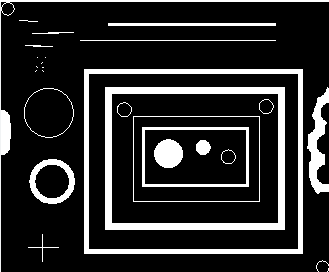
#> input picture ml/3.png, 329 x 272 px
$ jupyter execute ed.ipynb
#> lines starting #> are read from the running program, lines starting #| are printed output that depends on the picture
[cell 1]
import cv2
import numpy as np
import matplotlib.pyplot as plt
#Load image
i=cv2.imread('3.png')
#> i is the input picture: shape (272, 329, 3); mean B, G, R 42.2, 42.2, 42.2
# img= cv2.cvtColor(img, cv2.COLOR_BGR2GRAY)
img= cv2.bitwise_not(i)
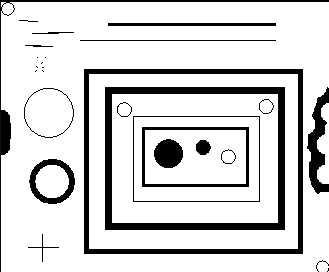
#> img: shape (272, 329, 3); mean B, G, R 212.8, 212.8, 212.8
k1=np.ones((3,3), np.uint8)
#Erosion
erosion=cv2.erode(i,k1,iterations=1)
#Dilation
dilation=cv2.dilate(i,k1, iterations=1)
#> `[cell 1] import cv2 import numpy as np import matplotlib.pyplot as plt..`:
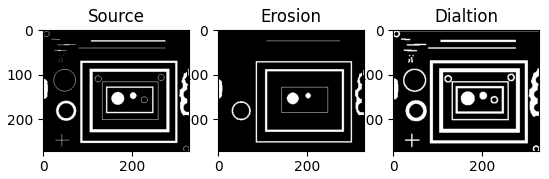
#> figure drawn by matplotlib, 3 panels; B, G, R data is drawn as R, G, B
plt.subplot(1,3,1), plt.imshow(i,cmap='gray'), plt.title('Source')
plt.subplot(1,3,2), plt.imshow(erosion, cmap='gray'), plt.title('Erosion')
plt.subplot(1,3,3), plt.imshow(dilation, cmap='gray'), plt.title('Dialtion')
# [5 lines of commented-out code are left out]

[cell 2]
import cv2
import numpy as np
import matplotlib.pyplot as plt
#Load image
img1=cv2.imread('2.png')
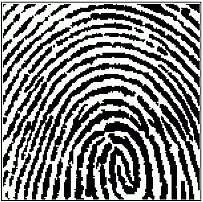
#> input picture ml/2.png, 203 x 202 px
#> img1 is the input picture: shape (202, 203, 3); mean B, G, R 132.2, 132.3, 132.2
# img= cv2.cvtColor(img, cv2.COLOR_BGR2GRAY)
i1= cv2.bitwise_not(img1)
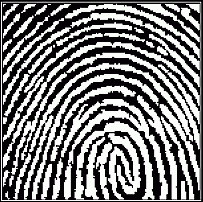
#> i1: shape (202, 203, 3); mean B, G, R 122.8, 122.7, 122.8
k1=np.ones((3,3), np.uint8)
#Erosion
erosion=cv2.erode(i1,k1,iterations=1)
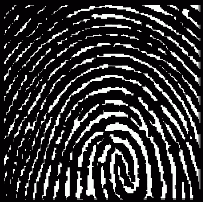
#> erosion: shape (202, 203, 3); mean B, G, R 52.9, 51.7, 52.9
#Dilation
dilation=cv2.dilate(i1,k1, iterations=1)
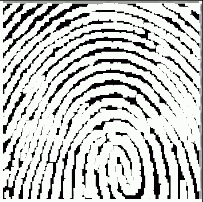
#> dilation: shape (202, 203, 3); mean B, G, R 195.6, 196.7, 195.6
plt.subplot(1,4,1), plt.imshow(i1,cmap='gray'), plt.title('inv')
plt.subplot(1,4,2), plt.imshow(img1,cmap='gray'), plt.title('Source')
plt.subplot(1,4,3), plt.imshow(erosion, cmap='gray'), plt.title('Erosion')
plt.subplot(1,4,4), plt.imshow(dilation, cmap='gray'), plt.title('Dialtion')
# [5 lines of commented-out code are left out]

[cell 3]
import cv2
import numpy as np
import matplotlib.pyplot as plt
#Load image
img1=cv2.imread('11.jpg')
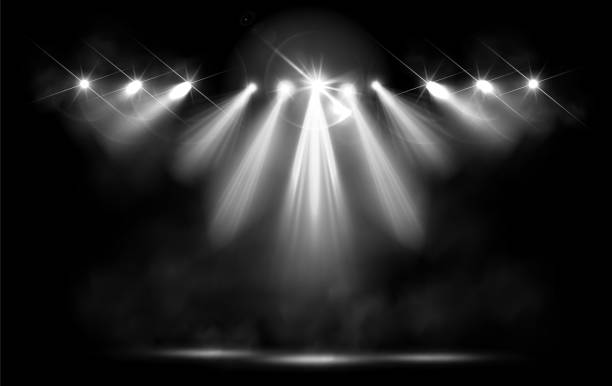
#> input picture ml/11.jpg, 612 x 386 px
#> img1 is the input picture: shape (386, 612, 3); min 0, max 255, mean 38.6
# img= cv2.cvtColor(img, cv2.COLOR_BGR2GRAY)
i1= cv2.bitwise_not(img1)
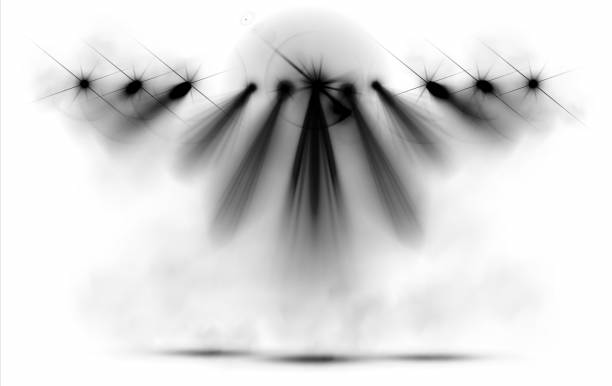
#> i1: shape (386, 612, 3); min 0, max 255, mean 216.4
k1=np.ones((3,3), np.uint8)
#Erosion
erosion=cv2.erode(i1,k1,iterations=1)
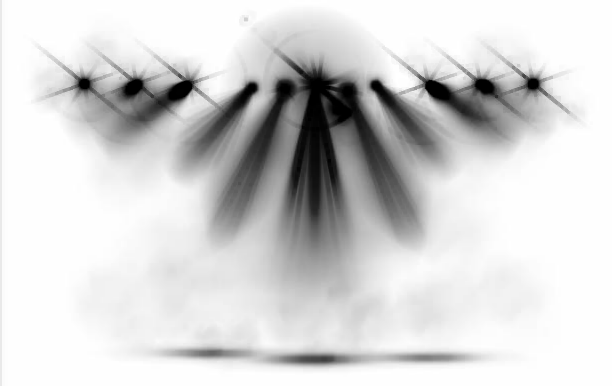
#> erosion: shape (386, 612, 3); min 0, max 255, mean 212.9
#Dilation
dilation=cv2.dilate(i1,k1, iterations=1)
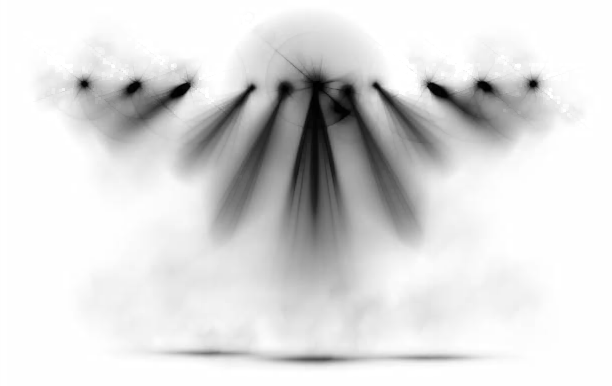
#> dilation: shape (386, 612, 3); min 0, max 255, mean 219.6
plt.subplot(1,4,1), plt.imshow(i1,cmap='gray'), plt.title('inv')
plt.subplot(1,4,2), plt.imshow(img1,cmap='gray'), plt.title('Source')
plt.subplot(1,4,3), plt.imshow(erosion, cmap='gray'), plt.title('Erosion')
plt.subplot(1,4,4), plt.imshow(dilation, cmap='gray'), plt.title('Dialtion')
# [5 lines of commented-out code are left out]
